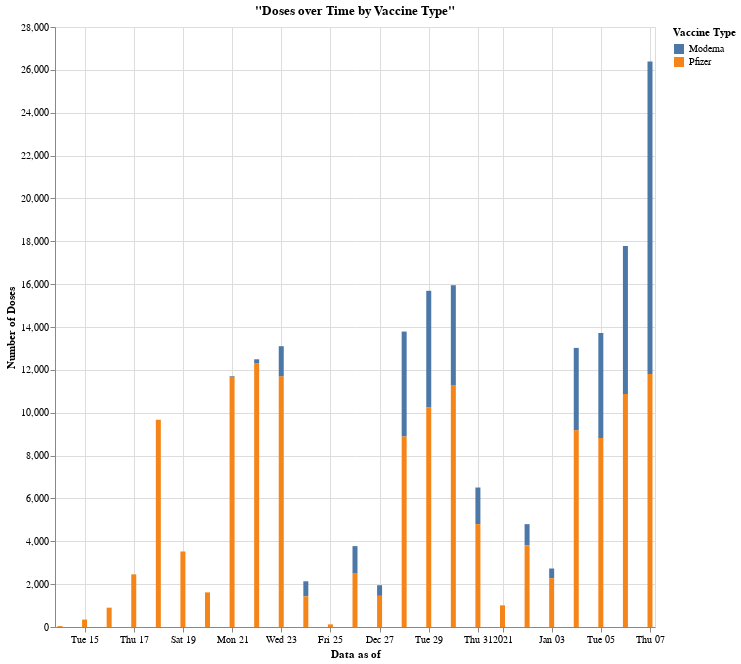

Write notebook code for a chart like this one.
### Code cell
df2 = df_doses.groupby(['Data as of', 'Vaccine Type']).sum().reset_index()

alt.Chart(df2).mark_bar().encode(
    x='Data as of',
    y='Number of Doses',
    color='Vaccine Type'
).properties( width=600, height=600, title='"Doses over Time by Vaccine Type"' )

### Figure 1 — Vega-Lite specification as saved in the notebook (floating-point values rounded to 4 significant figures)
{"config": {"view": {"continuousWidth": 400, "continuousHeight": 300}}, "data": {"name": "data-d720a6fbce03cbe88a643de98d5d8fd2"}, "mark": "bar", "encoding": {"color": {"type": "nominal", "field": "Vaccine Type"}, "x": {"type": "temporal", "field": "Data as of"}, "y": {"type": "quantitative", "field": "Number of Doses"}}, "height": 600, "title": "\"Doses over Time by Vaccine Type\"", "width": 600, "$schema": "https://vega.github.io/schema/vega-lite/v4.8.1.json", "datasets": {"data-d720a6fbce03cbe88a643de98d5d8fd2": [{"Data as of": "2020-12-14T00:00:00", "Vaccine Type": "Moderna", "Week": 153, "Year": 6060, "Number of Doses": 3}, {"Data as of": "2020-12-14T00:00:00", "Vaccine Type": "Pfizer", "Week": 1071, "Year": 42420, "Number of Doses": 41}, {"Data as of": "2020-12-15T00:00:00", "Vaccine Type": "Pfizer", "Week": 1071, "Year": 42420, "Number of Doses": 347}, {"Data as of": "2020-12-16T00:00:00", "Vaccine Type": "Moderna", "Week": 204, "Year": 8080, "Number of Doses": 5}, {"Data as of": "2020-12-16T00:00:00", "Vaccine Type": "Pfizer", "Week": 2652, "Year": 105040, "Number of Doses": 897}, {"Data as of": "2020-12-17T00:00:00", "Vaccine Type": "Moderna", "Week": 51, "Year": 2020, "Number of Doses": 1}, {"Data as of": "2020-12-17T00:00:00", "Vaccine Type": "Pfizer", "Week": 4131, "Year": 163620, "Number of Doses": 2458}, {"Data as of": "2020-12-18T00:00:00", "Vaccine Type": "Pfizer", "Week": 7140, "Year": 282800, "Number of Doses": 9671}, {"Data as of": "2020-12-19T00:00:00", "Vaccine Type": "Pfizer", "Week": 5151, "Year": 204020, "Number of Doses": 3525}, {"Data as of": "2020-12-20T00:00:00", "Vaccine Type": "Moderna", "Week": 52, "Year": 2020, "Number of Doses": 1}, {"Data as of": "2020-12-20T00:00:00", "Vaccine Type": "Pfizer", "Week": 3952, "Year": 153520, "Number of Doses": 1616}, {"Data as of": "2020-12-21T00:00:00", "Vaccine Type": "Moderna", "Week": 468, "Year": 18180, "Number of Doses": 34}, {"Data as of": "2020-12-21T00:00:00", "Vaccine Type": "Pfizer", "Week": 6864, "Year": 266640, "Number of Doses": 11680}, {"Data as of": "2020-12-22T00:00:00", "Vaccine Type": "Moderna", "Week": 1820, "Year": 70700, "Number of Doses": 204}, {"Data as of": "2020-12-22T00:00:00", "Vaccine Type": "Pfizer", "Week": 7592, "Year": 294920, "Number of Doses": 12289}, {"Data as of": "2020-12-23T00:00:00", "Vaccine Type": "Moderna", "Week": 5304, "Year": 206040, "Number of Doses": 1416}, {"Data as of": "2020-12-23T00:00:00", "Vaccine Type": "Pfizer", "Week": 7072, "Year": 274720, "Number of Doses": 11688}, {"Data as of": "2020-12-24T00:00:00", "Vaccine Type": "Moderna", "Week": 2496, "Year": 96960, "Number of Doses": 702}, {"Data as of": "2020-12-24T00:00:00", "Vaccine Type": "Pfizer", "Week": 2288, "Year": 88880, "Number of Doses": 1431}, {"Data as of": "2020-12-25T00:00:00", "Vaccine Type": "Pfizer", "Week": 624, "Year": 24240, "Number of Doses": 122}, {"Data as of": "2020-12-26T00:00:00", "Vaccine Type": "Moderna", "Week": 3016, "Year": 117160, "Number of Doses": 1287}, {"Data as of": "2020-12-26T00:00:00", "Vaccine Type": "Pfizer", "Week": 2600, "Year": 101000, "Number of Doses": 2488}, {"Data as of": "2020-12-27T00:00:00", "Vaccine Type": "Moderna", "Week": 1484, "Year": 56560, "Number of Doses": 496}, {"Data as of": "2020-12-27T00:00:00", "Vaccine Type": "Pfizer", "Week": 2120, "Year": 80800, "Number of Doses": 1454}, {"Data as of": "2020-12-28T00:00:00", "Vaccine Type": "Moderna", "Week": 7526, "Year": 286840, "Number of Doses": 4898}, {"Data as of": "2020-12-28T00:00:00", "Vaccine Type": "Pfizer", "Week": 6466, "Year": 246440, "Number of Doses": 8889}, {"Data as of": "2020-12-29T00:00:00", "Vaccine Type": "Moderna", "Week": 8003, "Year": 305020, "Number of Doses": 5447}, {"Data as of": "2020-12-29T00:00:00", "Vaccine Type": "Pfizer", "Week": 7261, "Year": 276740, "Number of Doses": 10242}, {"Data as of": "2020-12-30T00:00:00", "Vaccine Type": "Moderna", "Week": 8215, "Year": 313100, "Number of Doses": 4688}, {"Data as of": "2020-12-30T00:00:00", "Vaccine Type": "Pfizer", "Week": 6731, "Year": 256540, "Number of Doses": 11262}, {"Data as of": "2020-12-31T00:00:00", "Vaccine Type": "Moderna", "Week": 4505, "Year": 171700, "Number of Doses": 1709}, {"Data as of": "2020-12-31T00:00:00", "Vaccine Type": "Pfizer", "Week": 4770, "Year": 181800, "Number of Doses": 4800}, {"Data as of": "2021-01-01T00:00:00", "Vaccine Type": "Moderna", "Week": 106, "Year": 4042, "Number of Doses": 10}, {"Data as of": "2021-01-01T00:00:00", "Vaccine Type": "Pfizer", "Week": 1378, "Year": 52546, "Number of Doses": 1002}, {"Data as of": "2021-01-02T00:00:00", "Vaccine Type": "Moderna", "Week": 2597, "Year": 99029, "Number of Doses": 993}, {"Data as of": "2021-01-02T00:00:00", "Vaccine Type": "Pfizer", "Week": 3445, "Year": 131365, "Number of Doses": 3806}, {"Data as of": "2021-01-03T00:00:00", "Vaccine Type": "Moderna", "Week": 51, "Year": 103071, "Number of Doses": 454}, {"Data as of": "2021-01-03T00:00:00", "Vaccine Type": "Pfizer", "Week": 40, "Year": 80840, "Number of Doses": 2275}, {"Data as of": "2021-01-04T00:00:00", "Vaccine Type": "Moderna", "Week": 161, "Year": 325381, "Number of Doses": 3848}, {"Data as of": "2021-01-04T00:00:00", "Vaccine Type": "Pfizer", "Week": 178, "Year": 359738, "Number of Doses": 9176}, {"Data as of": "2021-01-05T00:00:00", "Vaccine Type": "Moderna", "Week": 208, "Year": 420368, "Number of Doses": 4906}, {"Data as of": "2021-01-05T00:00:00", "Vaccine Type": "Pfizer", "Week": 230, "Year": 464830, "Number of Doses": 8815}, {"Data as of": "2021-01-06T00:00:00", "Vaccine Type": "Moderna", "Week": 295, "Year": 596195, "Number of Doses": 6899}, {"Data as of": "2021-01-06T00:00:00", "Vaccine Type": "Pfizer", "Week": 254, "Year": 513334, "Number of Doses": 10877}, {"Data as of": "2021-01-07T00:00:00", "Vaccine Type": "Moderna", "Week": 192, "Year": 388032, "Number of Doses": 14587}, {"Data as of": "2021-01-07T00:00:00", "Vaccine Type": "Pfizer", "Week": 232, "Year": 468872, "Number of Doses": 11801}]}}
